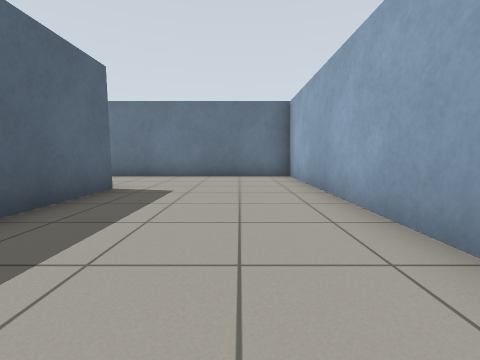
View 1 (above)

18 first-person views from a walk through a Gazebo world. The camera is 0.72 m above the floor, tilts 6° down and sees 90° across. The lines on the ground mark 1 m squares. The floor is counted in squares, 1 m on a side. Each view is taken from the middle of a square. On the plan, view 1 faces up. The plan holds only what a view shows up to about 9 squares ahead; the rest is blank. The place goes on beyond the plan.

View 2
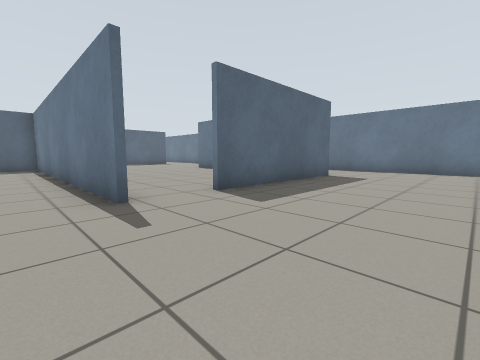

View 3
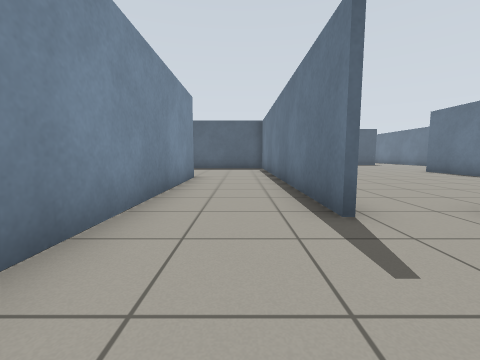

View 4
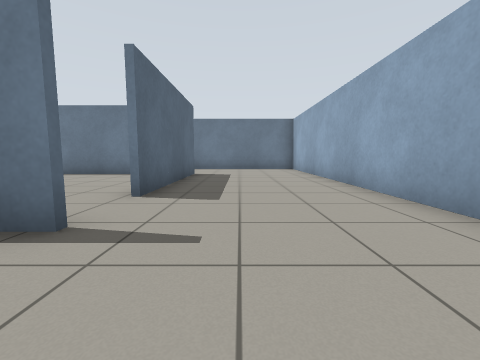

View 5
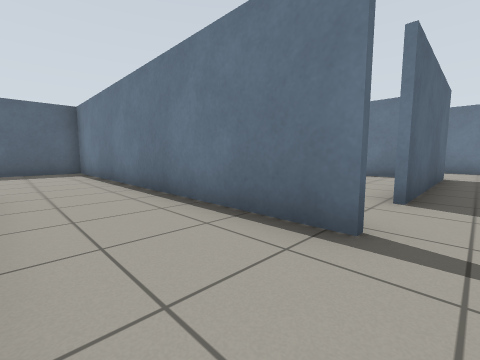

View 6
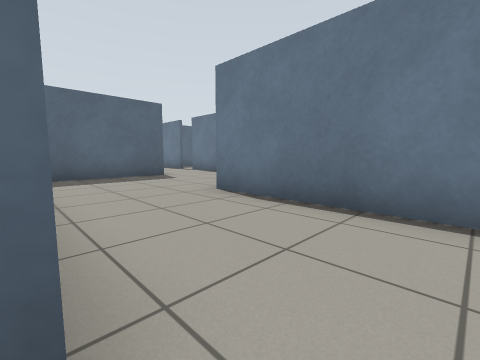

View 7
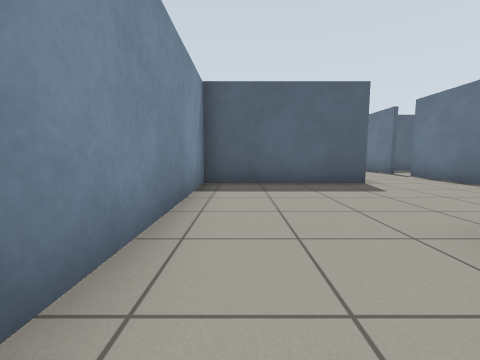

View 8
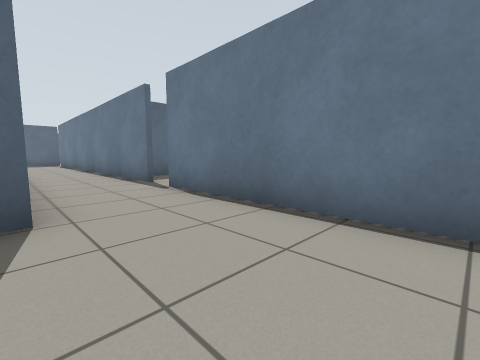

View 9
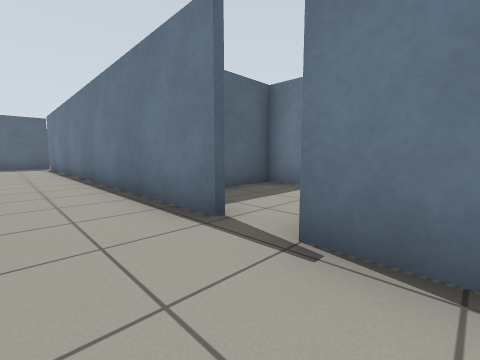

View 10
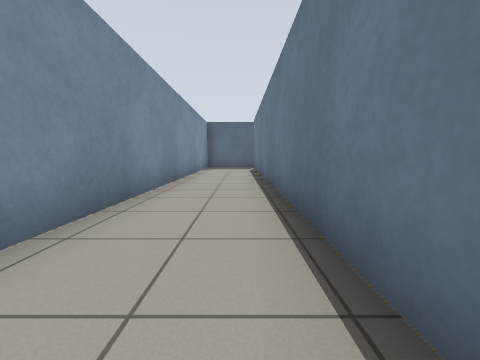

View 11
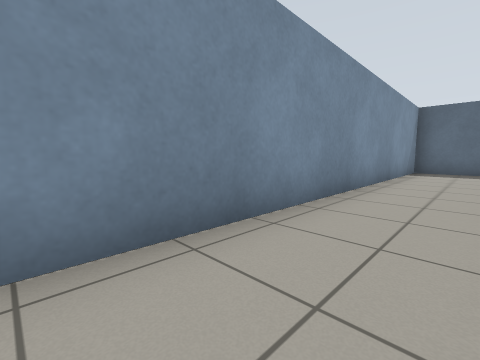

View 12
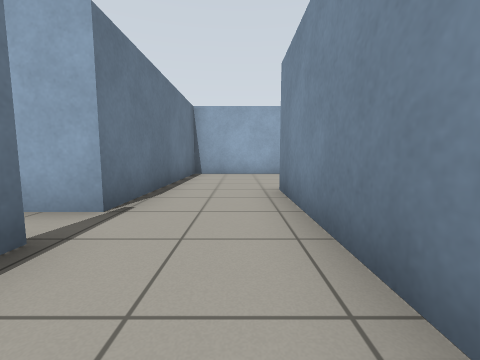

View 13
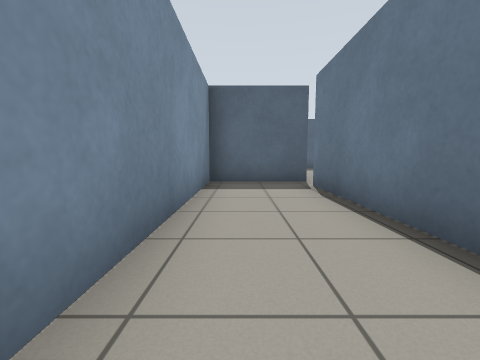

View 14
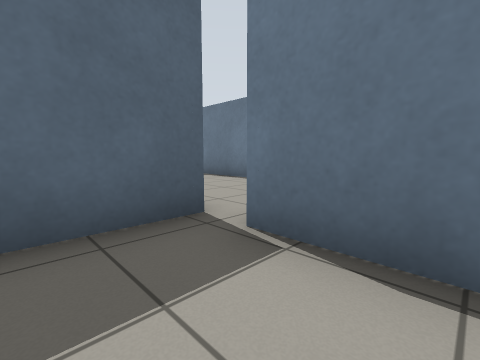

View 15
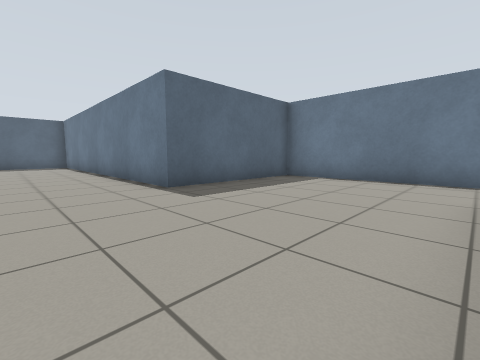

View 16
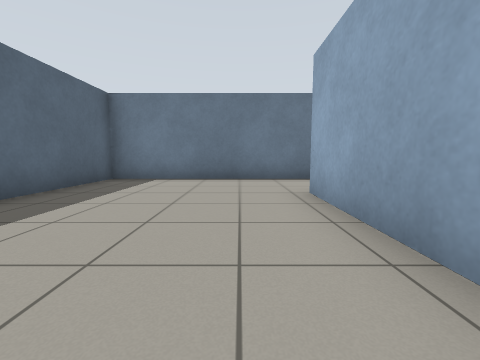

View 17
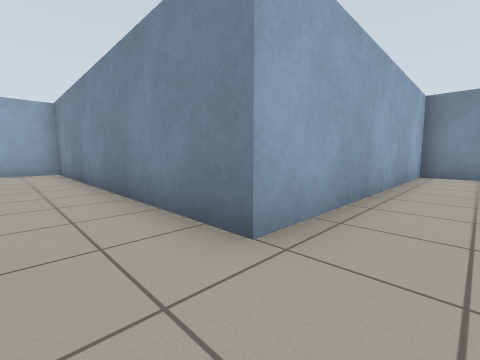

View 18
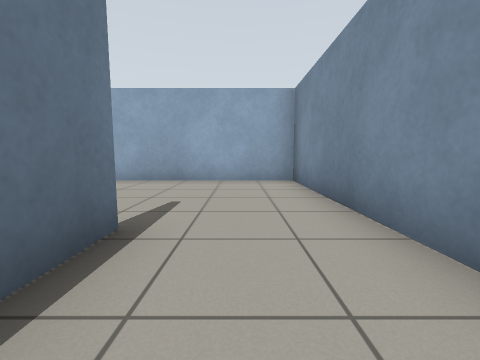

### Floor plan
Points are (right, up) in squares from view 1. A wall is a line through its corners. A room is listed if a view was taken in it or the views show most of it. See-through windows are left out.
Room 1 (views 1, 2, 3, 4, 5, 6, 7, 8, 9, 10, 11, 12, 13, 14, 18)
walls: (-2.7, 5.1) (-2.7, 0); (-13, 11.7) (-25.6, 11.7); (-2.6, -1.8) (-7.6, -1.8); (-7.7, -4.5) (1.7, -4.5) (1.7, 8.2) (-5.9, 8.2) (-5.9, 11.7) (-12, 11.7); (-26.4, 11.9) (-26.4, 9.2) (-10.1, 9.2) (-10.1, 5.1) (-4.8, 5.1)
ways out: opening at (-8, -3.5) to room 2; opening at (-3, -0.5); gap at (-13, 12)
Room 2 (views 15, 16, 17)
walls: (-7.7, -9.5) (-7.7, -4.5); (-7.6, -1.8) (-12.8, -1.8) (-12.8, -6.4) (-18.4, -6.4)
ways out: opening at (-8, -3.5) to room 1

Where each view was taken, in squares from view 1:
view 1: 0 up, 0 right, facing up
view 2: 3 down, 1 right, facing up-left
view 3: 3 down, 0 right, facing left
view 4: 4 down, 1 left, facing up
view 5: 4 down, 2 left, facing up-left
view 6: 5 up, 2 left, facing up-left
view 7: 6 up, 4 left, facing left
view 8: 9 up, 7 left, facing up-left
view 9: 10 up, 11 left, facing up-left
view 10: 11 up, 13 left, facing left
view 11: 11 up, 15 left, facing down-left
view 12: 10 up, 15 left, facing right
view 13: 10 up, 20 left, facing left
view 14: 10 up, 24 left, facing up-left
view 15: 9 down, 8 left, facing up-left
view 16: 9 down, 9 left, facing up
view 17: 3 down, 9 left, facing down-right
view 18: 3 down, 5 left, facing right
